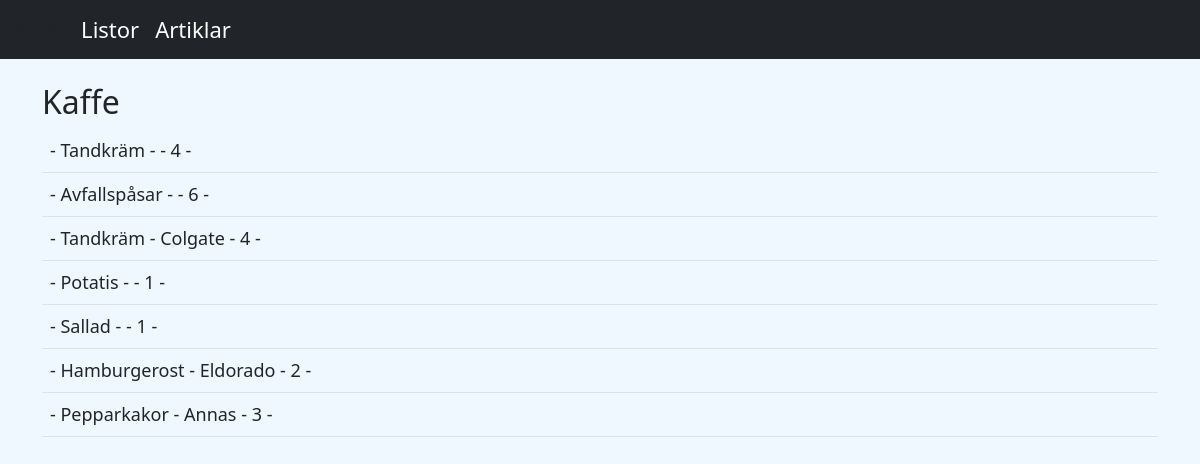
Screenshot of /posts/1/Kaffe with the database file from the repository.
### app.py (models this page shows, shortened)
class Postss(db.Model):
    id = db.Column(db.Integer, primary_key=True)
    name = db.Column(db.String(100), nullable=False)
    info = db.Column(db.String(50), nullable=False)
    category = db.Column(db.String(20), nullable=False)
    date_added = db.Column(db.DateTime, nullable=False, default=datetime.utcnow)
    done = db.Column(db.Boolean, default=False)
    poster_id = db.Column(db.Integer, db.ForeignKey('lists.id'))

### app.py (the view)
@app.route('/posts/<int:id>/<name>')
def posts(id,name):
    print(name)
    posts = db.session.query(Postss, Postss.name, Postss.info, Postss.category).join(Lists).filter(id == Postss.poster_id).all()
    for post in posts:
     return render_template('post.html', posts=posts, name=name)

### templates/post.html
{% extends "base.html" %}
{% block content %}
<table  class = "table table-borderd table-hover th-sm">
<h2>
    {{ name }}
</h2>
    <tbody>
    {% for post in posts %}
    <tr>
        <td>{{ post.id }} - {{ post.name }} - {{ post.info }} - {{ post.category}} - {{ post.poster_id}}
    </tr>
    </tbody>
    {% endfor %}
</table>
{% endblock %}

### static/css/style.css (style rules this page uses)
body { background: #F0F8FF; }
tbody { font-size: 18px; }

### rows the page displays
Postss: name "Tandkräm", category "4"
Postss: name "Avfallspåsar", category "6"
Postss: name "Tandkräm", info "Colgate", category "4"
Postss: name "Potatis", category "1"
Postss: name "Sallad", category "1"
Postss: name "Hamburgerost", info "Eldorado", category "2"
Postss: name "Pepparkakor", info "Annas", category "3"

### other values shown
{{ name }} "Kaffe"
